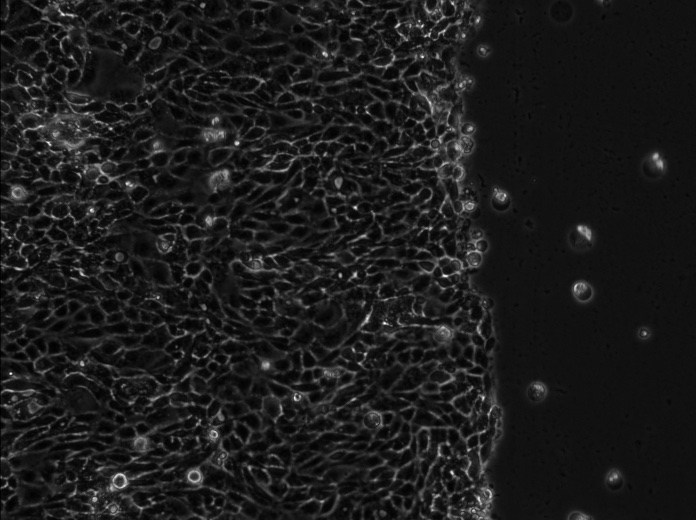
#> input picture week_9/SampleImages/SampleImages/cells.jpg, 696 x 520 px, found by its file name
$ python ImageProcessing.py
#> lines starting #> are read from the running program, lines starting #| are printed output that depends on the picture
import numpy as np
import cv2
import matplotlib.pyplot as plt
from kernels import square_ker_3x3, rtriangle_ker_3x3, circle_ker_3x3, ltriangle_ker_3x3, v_line_ker_3x3, h_line_ker_3x3, h_line_ker_10x10

# [67 lines of commented-out code are left out]
img = cv2.imread("SampleImages/cells.jpg", 0)
#> img is the input picture: shape (520, 696); min 0, max 255, mean 27.8
kernel_size = (3,3)
kernel = cv2.getStructuringElement(cv2.MORPH_ELLIPSE, kernel_size)
fixed_img = np.copy(img)
# fixed_img = cv2.morphologyEx(fixed_img, cv2.MORPH_CLOSE, kernel)
fixed_img = cv2.erode(img, kernel, iterations=1)
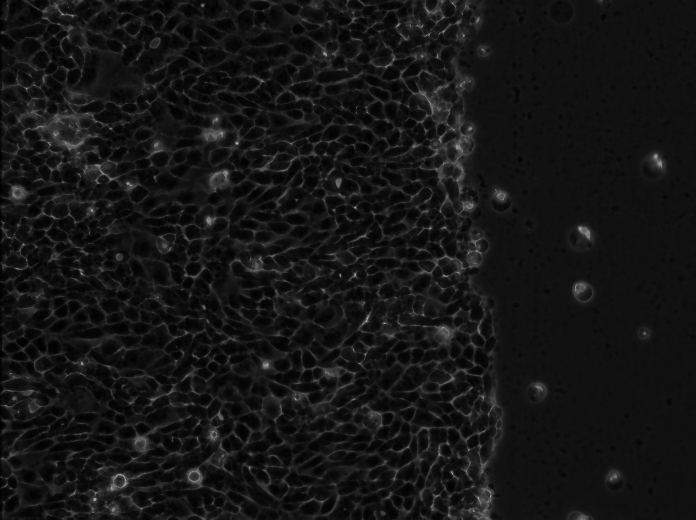
#> fixed_img: shape (520, 696); min 0, max 186, mean 20.9
fixed_img = img - fixed_img
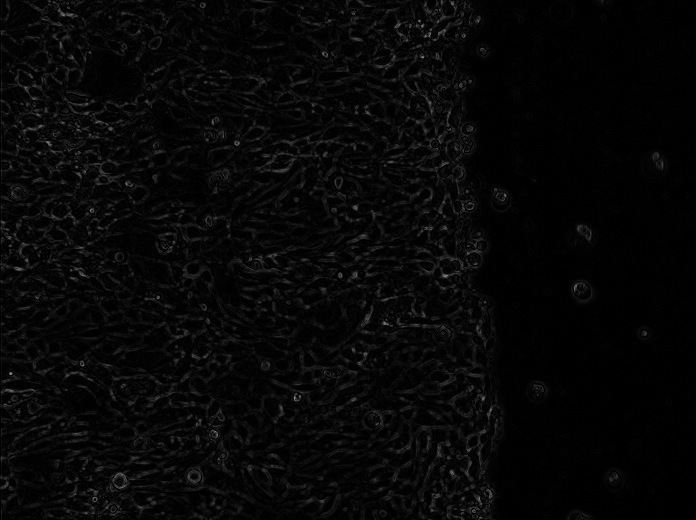
#> fixed_img: shape (520, 696); min 0, max 145, mean 6.9
for i in range(200):
    kernel = h_line_ker_3x3
    fixed_img = cv2.morphologyEx(fixed_img, cv2.MORPH_OPEN, kernel)
    kernel = v_line_ker_3x3
    fixed_img = cv2.morphologyEx(fixed_img, cv2.MORPH_OPEN, kernel)
cv2.imshow("original", img)
cv2.imshow("fixed", fixed_img)
# cv2.imwrite("SampleImages/RESULTS/org.jpg", img)
# cv2.imwrite("SampleImages/RESULTS/fixed.jpg", fixed_img)

# cv2.imshow("img", img)
# # cv2.waitKey(0)
# # # closing all open windows
# # cv2.destroyAllWindows()
#
# # erode than dilate
# kernel = np.ones((3,3),np.uint8)
# erosion = cv2.erode(img, kernel, iterations=1)
# erosion_and_dilation = cv2.dilate(erosion, kernel, iterations=1)
# # cv2.imshow("img Eroded&Dilated", erosion_and_dilation)
# # cv2.waitKey(0)
# # # closing all open windows
# # cv2.destroyAllWindows()\
# # dilate again
# final_ = cv2.dilate(erosion_and_dilation, kernel, iterations=1)
# final_ = cv2.erode(erosion_and_dilation, kernel, iterations=1)
# cv2.imshow("final", final_)
cv2.waitKey(0)
